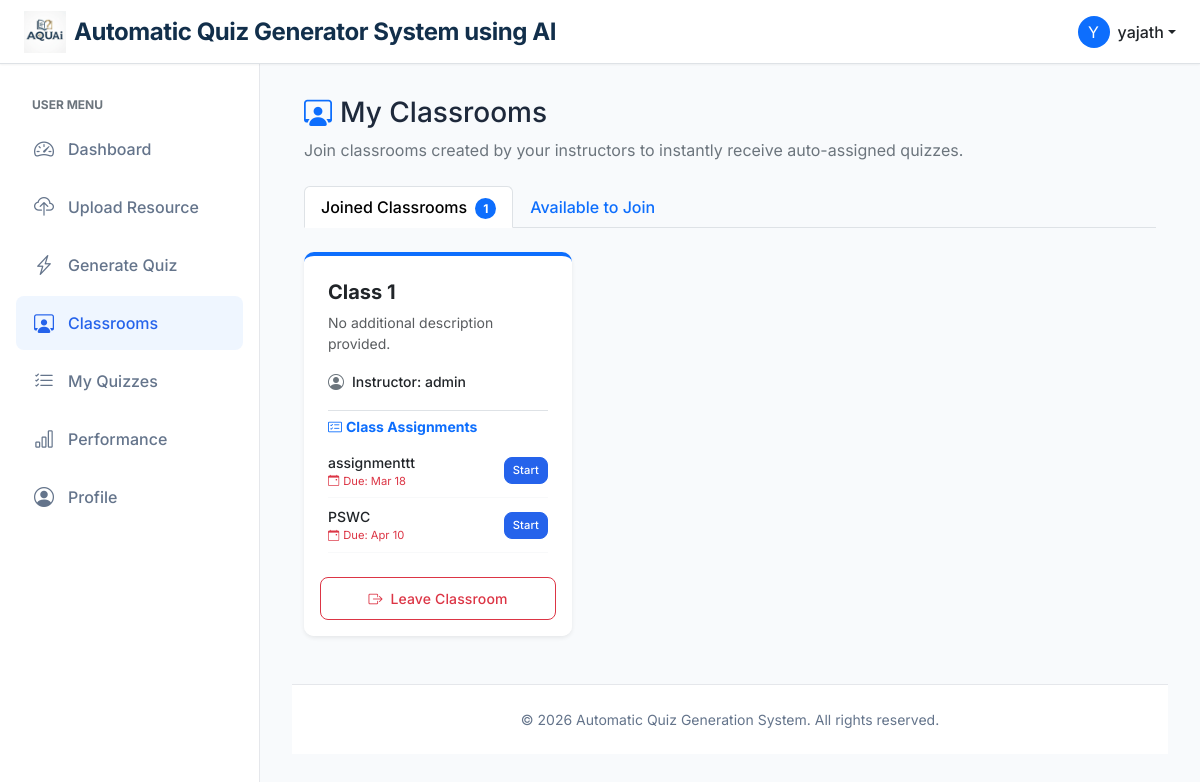
Screenshot of /user/classrooms (signed in) with the database file from the repository.
### app/models.py (models this page shows, shortened)
class User(UserMixin, db.Model):
    __tablename__ = "user"
    id = db.Column(db.Integer, primary_key=True)
    username = db.Column(db.String(64), index=True, unique=True)
    email = db.Column(db.String(120), index=True, unique=True)
    password_hash = db.Column(db.String(128))
    role = db.Column(db.String(20), default='user')  # 'admin' or 'user'
    is_flagged = db.Column(db.Boolean, default=False)
    resources = db.relationship('Resource', back_populates='author', cascade="all, delete-orphan")
    quizzes = db.relationship('Quiz', back_populates='user', cascade="all, delete-orphan")
    attempts = db.relationship('QuizAttempt', back_populates='user', cascade="all, delete-orphan")

class Classroom(db.Model):
    __tablename__ = "classroom"
    id = db.Column(db.Integer, primary_key=True)
    name = db.Column(db.String(100), nullable=False)
    description = db.Column(db.Text, nullable=True)
    created_by_admin_id = db.Column(db.Integer, db.ForeignKey('user.id'), nullable=False)
    created_at = db.Column(db.DateTime, default=db.func.current_timestamp())
    admin = db.relationship('User', backref='created_classes', foreign_keys=[created_by_admin_id])
    members = db.relationship('ClassMembership', back_populates='classroom', cascade="all, delete-orphan")

class Assignment(db.Model):
    __tablename__ = "assignments"
    id = db.Column(db.Integer, primary_key=True)
    quiz_id = db.Column(db.Integer, db.ForeignKey('quiz.id'))
    admin_id = db.Column(db.Integer, db.ForeignKey('user.id'))
    title = db.Column(db.String(100))
    instructions = db.Column(db.Text)
    created_at = db.Column(db.DateTime, default=db.func.current_timestamp())
    due_date = db.Column(db.DateTime)
    status = db.Column(db.String(20), default='published') # draft, published
    target_type = db.Column(db.String(20), default='all') # all, class, users
    target_class_id = db.Column(db.Integer, db.ForeignKey('classroom.id'), nullable=True)
    target_user_ids = db.Column(db.Text, nullable=True) # Comma separated for manually chosen users
    results_released = db.Column(db.Boolean, default=False)
    quiz = db.relationship('Quiz', backref='assignments')
    admin = db.relationship('User', backref='managed_assignments')
    results = db.relationship('AssignmentAttempt', backref='assignment', lazy=True, cascade="all, delete-orphan")
    assigned_users = db.relationship('AssignmentUser', back_populates='assignment', cascade="all, delete-orphan")
    target_class = db.relationship('Classroom', backref='assignments', lazy=True)

### app/user/routes_classroom.py (the view)
@user_bp.route('/classrooms')
@login_required
def list_classrooms():
    if current_user.role == 'admin':
        return redirect(url_for('admin.dashboard'))
    all_classrooms = Classroom.query.order_by(Classroom.created_at.desc()).all()
    my_memberships = ClassMembership.query.filter_by(user_id=current_user.id).all()
    my_class_ids = [m.class_id for m in my_memberships]
    joined_classrooms = [c for c in all_classrooms if c.id in my_class_ids]
    available_classrooms = [c for c in all_classrooms if c.id not in my_class_ids]
    class_assignments = []
    if my_class_ids:
        from app.models import Assignment
        class_assignments = Assignment.query.filter(
            Assignment.target_type == 'class',
            Assignment.target_class_id.in_(my_class_ids)
        ).all()
    return render_template('user/classrooms/list.html',
                           title='My Classrooms',
                           joined_classrooms=joined_classrooms,
                           available_classrooms=available_classrooms,
                           class_assignments=class_assignments)

### app/models.py (called while the page is built)
@login_manager.user_loader
def load_user(id):
    return User.query.get(int(id))

### app/templates/user/classrooms/list.html (shortened to what this page needs)
{% extends "base.html" %}
{% block content %}
<div class="mb-4">
    <h2 class="h3"><i class="bi bi-person-workspace text-primary me-2"></i>My Classrooms</h2>
    <p class="text-secondary">Join classrooms created by your instructors to instantly receive auto-assigned quizzes.</p>
</div>
<ul class="nav nav-tabs mb-4" id="classroomTabs" role="tablist">
    <li class="nav-item" role="presentation">
        <button class="nav-link active fw-medium" id="joined-tab" data-bs-toggle="tab" data-bs-target="#joined" type="button" role="tab">
            Joined Classrooms <span class="badge bg-primary rounded-pill ms-1">{{ joined_classrooms|length }}</span>
        </button>
    </li>
    <li class="nav-item" role="presentation">
        <button class="nav-link fw-medium" id="available-tab" data-bs-toggle="tab" data-bs-target="#available" type="button" role="tab">
            Available to Join
        </button>
    </li>
</ul>
<div class="tab-content" id="classroomTabsContent">
    <div class="tab-pane fade show active" id="joined" role="tabpanel">
        <div class="row g-4">
            {% for room in joined_classrooms %}
            <div class="col-md-6 col-lg-4">
                <div class="card h-100 shadow-sm border-0 border-top border-primary border-4">
                    <div class="card-body">
                        <h5 class="card-title fw-bold mb-2">{{ room.name }}</h5>
                        <p class="card-text text-muted small mb-3" style="min-height: 40px;">
                            {{ room.description or 'No additional description provided.' }}
                        </p>
                        <div class="d-flex align-items-center mb-3">
                            <i class="bi bi-person-circle text-secondary me-2"></i>
                            <span class="small fw-medium">Instructor: {{ room.admin.username }}</span>
                        </div>
                        <div class="mt-3 pt-2 border-top">
                            <h6 class="fw-bold small mb-2 text-primary"><i class="bi bi-card-checklist me-1"></i>Class Assignments</h6>
                            <div class="list-group list-group-flush">
                                {% for assign in class_assignments if assign.target_class_id == room.id %}
                                <div class="list-group-item px-0 py-2 d-flex justify-content-between align-items-center bg-transparent border-0 border-bottom border-light">
                                    <div>
                                        <div class="fw-medium text-dark small">{{ assign.title or assign.quiz.resource.title }}</div>
                                        {% if assign.due_date %}
                                        <div class="text-danger" style="font-size: 0.7rem;"><i class="bi bi-calendar-event me-1"></i>Due: {{ assign.due_date.strftime('%b %d') }}</div>
                                        {% endif %}
                                    </div>
                                    <form action="{{ url_for('quiz.start') }}" method="post" class="d-inline">
                                        <button type="submit" class="btn btn-primary btn-xs py-1 px-2" style="font-size: 0.7rem;">
                                            Start
                                        </button>
                                    </form>
                                </div>
                                {% else %}
                                <div class="text-muted small py-1"><i class="bi bi-info-circle me-1"></i>No assignments yet.</div>
                                {% endfor %}
                            </div>
                        </div>
                    </div>
                    <div class="card-footer bg-white border-0 pt-0 pb-3">
                        <form action="{{ url_for('user.leave_classroom', class_id=room.id) }}" method="POST" onsubmit="return confirm('Are you sure you want to leave {{ room.name }}? You will stop receiving its assignments.');">
                            <button type="submit" class="btn btn-outline-danger btn-sm w-100">
                                <i class="bi bi-box-arrow-right me-1"></i> Leave Classroom
                            </button>
                        </form>
                    </div>
                </div>
            </div>
            {% endfor %}
        </div>
    </div>
</div>
{% endblock %}

### app/templates/base.html (shortened to what this page needs)
<!doctype html>
<html lang="en">
<head>
  <link href="https://cdn.jsdelivr.net/npm/bootstrap@5.3.0/dist/css/bootstrap.min.css" rel="stylesheet">
  <link href="https://cdn.jsdelivr.net/npm/bootstrap-icons@1.10.0/font/bootstrap-icons.css" rel="stylesheet">
  <link href="{{ url_for('static', filename='css/style.css') }}" rel="stylesheet">
</head>
<body>
  <nav class="navbar navbar-expand-lg navbar-light bg-white fixed-top border-bottom">
    <div class="container-fluid px-4">
      <a class="navbar-brand d-flex align-items-center gap-2" href="{{ url_for('index') }}">
        <img src="{{ url_for('static', filename='images/logo.jpeg') }}" alt="AQUAi Logo" class="app-logo">
        <div class="app-title" style="display: flex; flex-direction: column; line-height: 1;">
          <span class="fw-bold fs-4" style="color: #122f4b;">Automatic Quiz Generator System using AI</span>
        </div>
      </a>
      <div class="d-flex align-items-center ms-auto">
        {% if current_user.is_authenticated %}
        <div class="dropdown">
          <a href="#" class="d-flex align-items-center text-decoration-none dropdown-toggle text-dark"
            id="dropdownUser1" data-bs-toggle="dropdown" aria-expanded="false">
            <div class="bg-primary text-white rounded-circle d-flex align-items-center justify-content-center me-2"
              style="width: 32px; height: 32px;">
              {{ current_user.username[0].upper() }}
            </div>
            <span class="d-none d-sm-inline fw-medium">
              {{ current_user.username }}
            </span>
          </a>
        </div>
        {% endif %}
      </div>
    </div>
  </nav>
  <div class="d-flex">
    {% if current_user.is_authenticated %}
    <nav class="sidebar show">
      <div class="py-2">
        {% if current_user.role == 'admin' %}
        <small class="text-uppercase text-secondary fw-bold px-3 mb-2 d-block" style="font-size: 0.75rem;">
          Admin Menu
        </small>
        <a href="{{ url_for('admin.dashboard') }}"
          class="nav-link {{ 'active' if request.endpoint == 'admin.dashboard' else '' }}">
          <i class="bi bi-speedometer2"></i> Dashboard
        </a>
        <a href="{{ url_for('admin.resources') }}"
          class="nav-link {{ 'active' if request.endpoint == 'admin.resources' else '' }}">
          <i class="bi bi-folder2-open"></i> Manage Resources
        </a>
        <a href="{{ url_for('admin.user_monitoring') }}"
          class="nav-link {{ 'active' if request.endpoint == 'admin.user_monitoring' else '' }}">
          <i class="bi bi-people"></i> User Monitoring
        </a>
        <a href="{{ url_for('admin.list_classrooms') }}"
          class="nav-link {{ 'active' if 'classrooms' in (request.endpoint or '') else '' }}">
          <i class="bi bi-person-workspace"></i> Classrooms
        </a>
        <a href="{{ url_for('admin.list_assignments') }}"
          class="nav-link {{ 'active' if 'assignments' in (request.endpoint or '') else '' }}">
          <i class="bi bi-clipboard-plus"></i> Assign Assignments
        </a>
        <a href="{{ url_for('admin.analytics') }}"
          class="nav-link {{ 'active' if request.endpoint == 'admin.analytics' else '' }}">
          <i class="bi bi-graph-up"></i> Analytics
        </a>
        {% else %}
        <small class="text-uppercase text-secondary fw-bold px-3 mb-2 d-block" style="font-size: 0.75rem;">
          User Menu
        </small>
        <a href="{{ url_for('user.dashboard') }}"
          class="nav-link {{ 'active' if request.endpoint == 'user.dashboard' else '' }}">
          <i class="bi bi-speedometer2"></i> Dashboard
        </a>
        <a href="{{ url_for('user.upload') }}"
          class="nav-link {{ 'active' if request.endpoint == 'user.upload' else '' }}">
          <i class="bi bi-cloud-upload"></i> Upload Resource
        </a>
        <a href="{{ url_for('ai_engine.process') }}"
          class="nav-link {{ 'active' if request.endpoint == 'ai_engine.process' else '' }}">
          <i class="bi bi-lightning-charge"></i> Generate Quiz
        </a>
        <a href="{{ url_for('user.list_classrooms') }}"
          class="nav-link {{ 'active' if 'classrooms' in (request.endpoint or '') else '' }}">
          <i class="bi bi-person-workspace"></i> Classrooms
        </a>
        <a href="{{ url_for('quiz.my_quizzes') }}"
          class="nav-link {{ 'active' if request.endpoint == 'quiz.my_quizzes' else '' }}">
          <i class="bi bi-list-check"></i> My Quizzes
        </a>
        <a href="{{ url_for('quiz.performance') }}"
          class="nav-link {{ 'active' if request.endpoint == 'quiz.performance' else '' }}">
          <i class="bi bi-bar-chart"></i> Performance
        </a>
        <a href="{{ url_for('user.profile') }}"
          class="nav-link {{ 'active' if request.endpoint == 'user.profile' else '' }}">
          <i class="bi bi-person-circle"></i> Profile
        </a>
        {% endif %}
      </div>
    </nav>
    {% endif %}
    <main class="main-content {{ 'ms-0' if not current_user.is_authenticated else '' }}"
      style="{{ 'margin-left: 0;' if not current_user.is_authenticated else '' }}">
      <div class="{{ 'container' if not current_user.is_authenticated else 'container-fluid' }}">
        {% block content %}{% endblock %}
      </div>
      <footer class="footer mt-5">
        <div class="container">
          <span>&copy; {{ 2026 }} Automatic Quiz Generation System. All rights reserved.</span>
        </div>
      </footer>
    </main>
  </div>
</body>
</html>

### app/static/css/style.css (style rules this page uses)
:root { --primary-color: #2563eb; --primary-hover: #1d4ed8; --secondary-color: #64748b; --background-color: #f8fafc; --sidebar-width: 260px; --text-color: #1e293b; --card-shadow: 0 1px 3px 0 rgb(0 0 0 / 0.1), 0 1px 2px -1px rgb(0 0 0 / 0.1); --card-hover-shadow: 0 10px 15px -3px rgb(0 0 0 / 0.1), 0 4px 6px -4px rgb(0 0 0 / 0.1); --border-color: #e5e7eb; --transition-speed: 0.2s; --border-radius: 10px; }
body { font-family: 'Inter', system-ui, -apple-system, sans-serif; background-color: var(--background-color); color: var(--text-color); min-height: 100vh; display: flex; flex-direction: column; overflow-x: hidden; }
.navbar { box-shadow: 0 1px 2px 0 rgb(0 0 0 / 0.05); z-index: 1030; background-color: white !important; height: 64px; }
.navbar-brand { font-weight: 600; color: var(--primary-color) !important; font-size: 1.1rem; letter-spacing: -0.025em; }
.sidebar { width: var(--sidebar-width); position: fixed; top: 64px; bottom: 0; left: 0; z-index: 100; padding: 1.5rem 1rem; overflow-y: auto; background-color: white; border-right: 1px solid var(--border-color); transition: transform 0.3s ease-in-out; }
.sidebar .nav-link { color: var(--secondary-color); font-weight: 500; padding: 0.75rem 1rem; border-radius: 0.5rem; margin-bottom: 0.25rem; display: flex; align-items: center; gap: 0.75rem; transition: all var(--transition-speed) ease; }
.sidebar .nav-link.active { background-color: #eff6ff; color: var(--primary-color); }
.sidebar i { font-size: 1.25rem; width: 24px; text-align: center; transition: color var(--transition-speed) ease; }
.main-content { margin-left: var(--sidebar-width); padding: 2rem; margin-top: 64px; flex: 1; display: flex; flex-direction: column; min-height: calc(100vh - 64px); }
.card { border: 1px solid var(--border-color); border-radius: var(--border-radius); box-shadow: var(--card-shadow); transition: transform var(--transition-speed) ease, box-shadow var(--transition-speed) ease; background-color: white; overflow: hidden; }
.card-body { padding: 1.5rem; }
.btn { border-radius: 0.5rem; padding: 0.625rem 1.25rem; font-weight: 500; transition: all var(--transition-speed) ease; letter-spacing: 0.01em; }
.btn-primary { background-color: var(--primary-color); border-color: var(--primary-color); }
.footer { margin-top: auto; background-color: white; border-top: 1px solid var(--border-color); padding: 1.5rem 0; text-align: center; color: var(--secondary-color); font-size: 0.875rem; }
.fw-medium { font-weight: 500; }
.app-logo { height: 42px; width: auto; }
.app-title { line-height: 1.1; }
.app-title span { font-size: 18px; }

### rows the page displays
User: username "Y", username "yajath"
Classroom: name "Class 1", description "No additional description provided.", admin.username "admin"
Assignment: title "assignmenttt", due_date "Mar 18"
Assignment: title "PSWC", due_date "Apr 10"

### other values shown
{{ joined_classrooms|length }} "1"
{{ 2026 }} "2026"
